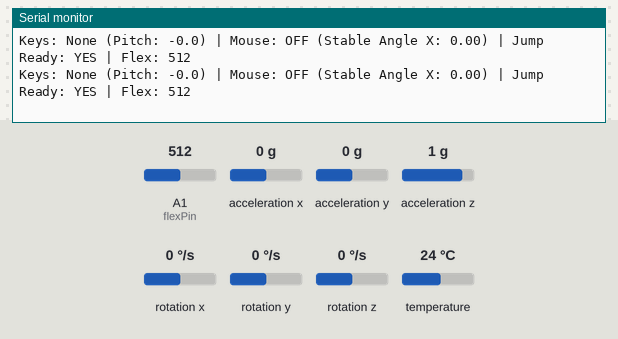
A sketch run on a simulated Arduino Leonardo, built with avr-gcc and run on an emulated ATmega32U4. On the bench: the last lines printed to the serial monitor. Inputs (shaded band) come from the test bench; at power-on: A1 (flexPin) = 512, acceleration x 0 g, acceleration y 0 g, acceleration z 1 g, rotation x 0 °/s, rotation y 0 °/s, rotation z 0 °/s, temperature 24 °C. USB keyboard and mouse output is not drawn.

Above: at 8.0 s.
8.1 s: A1 (flexPin) set to 990
At 8.7 s:
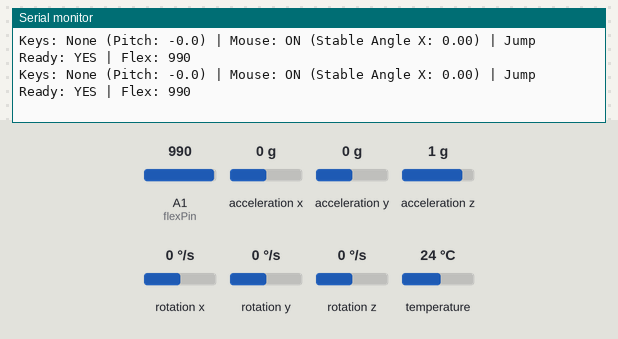
9.6 s: A1 (flexPin) set to 1013
At 10.4 s:
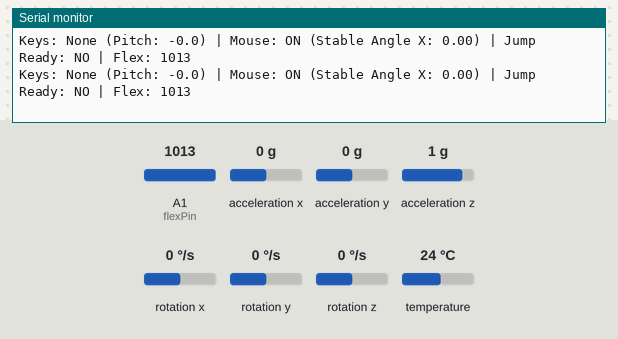

The sketch:

0.ComplementaryFilter_smooth_performance.ino
```cpp
/*
 * MPU6050 Hybrid Controller (Remapped Controls)
 * Version: 7.0 (Complementary Filter for Drift Fix)
 * Description: This version implements a Complementary Filter to fuse
 * accelerometer and gyroscope data. This provides continuous, real-time
 * drift correction for the mouse camera view, fixing the drift issue.
 *
 * Code Enhanced by: Code Companion
 * Current Time: Friday, October 17, 2025 at 10:25:00 AM CST
 * Location: Taiwan
 */

#include <Wire.h>
#include <Adafruit_MPU6050.h>
#include <Adafruit_Sensor.h>
#include <Keyboard.h>
#include <Mouse.h>

Adafruit_MPU6050 mpu;

// --- Tweakable Parameters ---
const int WALK_THRESHOLD = 10;
const int SPRINT_THRESHOLD = 30;
const int BACKUP_THRESHOLD = 10;
const int flexPin = A1;
int flexThreshold = 850;
const int JUMP_THRESHOLD = 1000;
float mouseMultiplierX = 40.0;
float deadzoneThreshold = 0.1;

// --- NEW: Complementary Filter Variables ---
float complementaryFactor = 0.98; // 98% from Gyro, 2% from Accel. Determines how quickly it corrects drift.
float angleX = 0; // This will hold our stable, drift-corrected angle.
unsigned long lastUpdateTime = 0; // To calculate the time delta for integration

// --- State Tracking ---
struct KeyStates {
  bool w = false, s = false, left_ctrl = false;
};
KeyStates keyStates;

bool jumpWasTriggeredInThisPress = false;

void handleKeyPress(uint8_t key, bool shouldBePressed, bool &isPressed) {
  if (shouldBePressed && !isPressed) {
    Keyboard.press(key);
    isPressed = true;
  } else if (!shouldBePressed && isPressed) {
    Keyboard.release(key);
    isPressed = false;
  }
}

void setup() {
  Serial.begin(115220);
  if (!mpu.begin()) { Serial.println("MPU6050 chip not found"); while (1) { delay(10); } }
  Serial.println("MPU6050 Found!");

  // No initial gyro calibration needed for the filter, it self-corrects!

  Keyboard.begin();
  Mouse.begin();

  // Initialize the timer for the filter
  lastUpdateTime = millis();

  Serial.println("Hybrid Controller with Complementary Filter is ready.");
}

void loop() {
  sensors_event_t a, g, temp;
  mpu.getEvent(&a, &g, &temp);

  // --- Keyboard Movement Control (Always On) ---
  float pitch = atan2(-a.acceleration.x, sqrt(a.acceleration.y * a.acceleration.y + a.acceleration.z * a.acceleration.z)) * 180 / M_PI;
  bool should_w_be_pressed = false, should_s_be_pressed = false, should_ctrl_be_pressed = false;
  String moveState = "IDLE";

  if (pitch > SPRINT_THRESHOLD) {
    moveState = "SPRINTING";
    should_w_be_pressed = true;
    should_ctrl_be_pressed = true;
  } else if (pitch > WALK_THRESHOLD) {
    moveState = "WALKING";
    should_w_be_pressed = true;
  } else if (pitch < -BACKUP_THRESHOLD) {
    moveState = "BACKING UP";
    should_s_be_pressed = true;
  }
  handleKeyPress('w', should_w_be_pressed, keyStates.w);
  handleKeyPress('s', should_s_be_pressed, keyStates.s);
  handleKeyPress(KEY_LEFT_CTRL, should_ctrl_be_pressed, keyStates.left_ctrl);

  // --- Read FlexiForce sensor ---
  int flexValue = analogRead(flexPin);

  // --- INDEPENDENT JUMP CONTROL LOGIC ---
  bool jumpThresholdMet = (flexValue > JUMP_THRESHOLD);
  if (jumpThresholdMet && !jumpWasTriggeredInThisPress) {
    Keyboard.press(' '); delay(25); Keyboard.release(' ');
    jumpWasTriggeredInThisPress = true;
  } else if (!jumpThresholdMet) {
    jumpWasTriggeredInThisPress = false;
  }

  // --- Clutch-activated Mouse Camera Control (with Complementary Filter) ---
  bool clutchIsEngaged = (flexValue > flexThreshold);

  // --- NEW: Complementary Filter Calculation ---
  unsigned long currentTime = millis();
  float dt = (currentTime - lastUpdateTime) / 1000.0; // Time delta in seconds
  lastUpdateTime = currentTime;

  // Calculate angle from accelerometer (long-term stability)
  float accelAngleX = atan2(a.acceleration.y, a.acceleration.z) * 180 / M_PI;

  // Integrate gyro data to get angle change (short-term responsiveness)
  // Note: g.gyro.x is in radians/s, so we convert to degrees/s
  angleX = complementaryFactor * (angleX + (g.gyro.x * 180 / M_PI) * dt) + (1 - complementaryFactor) * (accelAngleX);

  if (clutchIsEngaged) {
    // We now use the gyroscope reading directly for mouse movement,
    // as the drift is handled by the filter's continuous correction of angleX.
    // The dynamic recalibration is no longer needed.
    float gyro_x_rad_s = g.gyro.x; // Use the raw gyro for responsiveness
    int mouse_vx = 0;
    if (abs(gyro_x_rad_s) > deadzoneThreshold) {
      mouse_vx = (int)(gyro_x_rad_s * mouseMultiplierX);
    }
    if (mouse_vx != 0) {
      Mouse.move(mouse_vx, 0);
    }
  } else {
    // When clutch is not engaged, reset the stable angle to the current tilt
    // This makes sure the camera view doesn't jump when you re-engage the clutch.
    angleX = accelAngleX;
  }

  // --- Unified Serial Monitor Output ---
  String pressedKeysStr = "";
  if (keyStates.w) pressedKeysStr += "W ";
  if (keyStates.s) pressedKeysStr += "S ";
  if (keyStates.left_ctrl) pressedKeysStr += "L_CTRL ";
  if (pressedKeysStr.length() == 0) pressedKeysStr = "None";

  Serial.print("Keys: " + pressedKeysStr + " (Pitch: " + String(pitch, 1) + ")");
  Serial.print(" | Mouse: ");
  if (clutchIsEngaged) { Serial.print("ON"); } else { Serial.print("OFF"); }
  Serial.print(" (Stable Angle X: " + String(angleX, 2) + ")"); // Show the drift-corrected angle
  Serial.print(" | Jump Ready: ");
  if (jumpWasTriggeredInThisPress) { Serial.print("NO"); } else { Serial.print("YES"); }
  Serial.println(" | Flex: " + String(flexValue));

  delay(10); // A slightly shorter delay can help the filter's accuracy
}
```

Measured:
- the behaviour switches between 1000 and 1001 on A1 (flexPin) (found by bisection; images 1 and 2)
- after the input at 8.1 s, the serial monitor: prints a new line at once (image 1)
- after the input at 9.6 s, the serial monitor: prints a new line at once (image 2)
